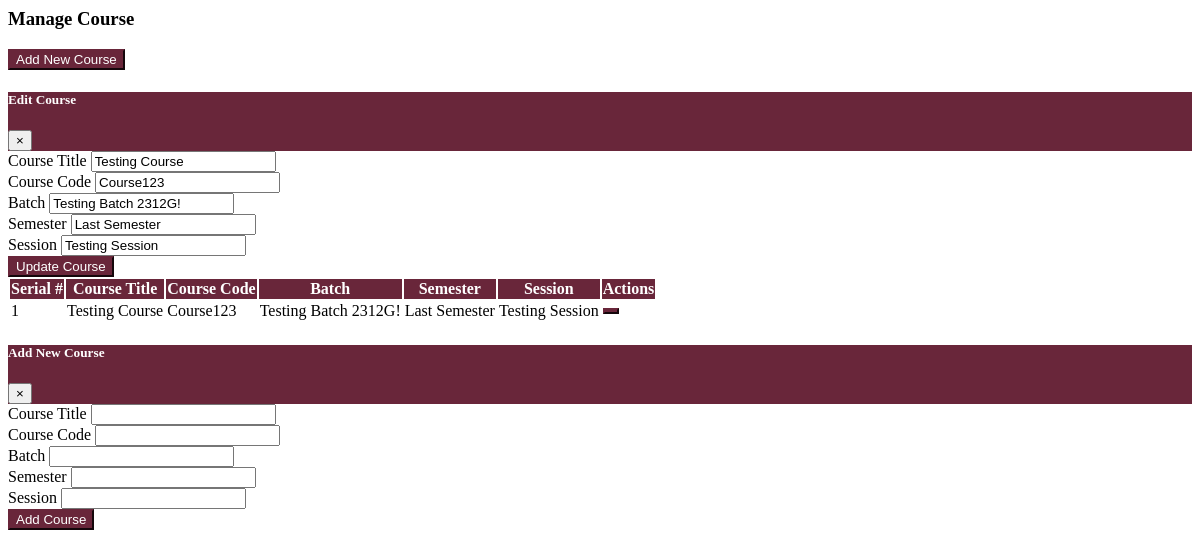
The app's page /Admin/pages/manage_course_content.php with its own data.
### tables this page shows
CREATE TABLE `courses` (
  `id` int(11) NOT NULL,
  `course_title` varchar(100) NOT NULL,
  `course_code` varchar(50) NOT NULL,
  `batch` varchar(50) DEFAULT NULL,
  `semester` varchar(50) DEFAULT NULL,
  `session` varchar(50) DEFAULT NULL,
  `created_at` timestamp NOT NULL DEFAULT current_timestamp()
);

### Admin/pages/manage_course_content.php (the view, shortened to what this page needs)
<?php
include('../config/db.php');
$courses = mysqli_query($conn, "SELECT * FROM courses ORDER BY id DESC");
?>
<div class="container-fluid">
    <div class="card">
        <div class="card-header">
            <h3 class="card-title">Manage Course</h3>
            <div class="card-tools">
                <button class="btn btn-primary btn-sm" data-toggle="modal" data-target="#addCourseModal">
                    <i class="fas fa-plus"></i> Add New Course
                </button>
            </div>
        </div>
        <div class="card-body table-responsive">
            <table class="table table-bordered table-striped">
                <thead>
                    <tr>
                        <th>Serial #</th>
                        <th>Course Title</th>
                        <th>Course Code</th>
                        <th>Batch</th>
                        <th>Semester</th>
                        <th>Session</th>
                        <th>Actions</th>
                    </tr>
                </thead>
                <tbody>
                    <?php
                    $serial = 1;
                    while ($row = mysqli_fetch_assoc($courses)): ?>
                    <tr>
                        <td><?= $serial++ ?></td>
                        <td><?= htmlspecialchars($row['course_title']) ?></td>
                        <td><?= htmlspecialchars($row['course_code']) ?></td>
                        <td><?= htmlspecialchars($row['batch']) ?></td>
                        <td><?= htmlspecialchars($row['semester']) ?></td>
                        <td><?= htmlspecialchars($row['session']) ?></td>
                        <td>
                            <button class="btn btn-warning btn-sm" data-toggle="modal" data-target="#editModal<?= $row['id'] ?>"><i class="fas fa-edit"></i></button>
                        </td>
                    </tr>
                    <div class="modal fade" id="editModal<?= $row['id'] ?>" tabindex="-1">
                        <div class="modal-dialog">
                            <form method="POST">
                                <div class="modal-content">
                                    <div class="modal-header">
                                        <h5 class="modal-title">Edit Course</h5>
                                        <button type="button" class="close" data-dismiss="modal">&times;</button>
                                    </div>
                                    <div class="modal-body">
                                        <div class="form-group">
                                            <label>Course Title</label>
                                            <input type="text" name="course_title" class="form-control" value="<?= htmlspecialchars($row['course_title']) ?>" required>
                                        </div>
                                        <div class="form-group">
                                            <label>Course Code</label>
                                            <input type="text" name="course_code" class="form-control" value="<?= htmlspecialchars($row['course_code']) ?>" required>
                                        </div>
                                        <div class="form-group">
                                            <label>Batch</label>
                                            <input type="text" name="batch" class="form-control" value="<?= htmlspecialchars($row['batch']) ?>">
                                        </div>
                                        <div class="form-group">
                                            <label>Semester</label>
                                            <input type="text" name="semester" class="form-control" value="<?= htmlspecialchars($row['semester']) ?>">
                                        </div>
                                        <div class="form-group">
                                            <label>Session</label>
                                            <input type="text" name="session" class="form-control" value="<?= htmlspecialchars($row['session']) ?>">
                                        </div>
                                    </div>
                                    <div class="modal-footer">
                                        <button type="submit" name="update_course" class="btn btn-success">Update Course</button>
                                    </div>
                                </div>
                            </form>
                        </div>
                    </div>
                    <?php endwhile; ?>
                </tbody>
            </table>
        </div>
    </div>
</div>
<div class="modal fade" id="addCourseModal" tabindex="-1">
    <div class="modal-dialog">
        <form method="POST">
            <div class="modal-content">
                <div class="modal-header">
                    <h5 class="modal-title">Add New Course</h5>
                    <button type="button" class="close" data-dismiss="modal">&times;</button>
                </div>
                <div class="modal-body">
                    <div class="form-group">
                        <label>Course Title</label>
                        <input type="text" name="course_title" class="form-control" required>
                    </div>
                    <div class="form-group">
                        <label>Course Code</label>
                        <input type="text" name="course_code" class="form-control" required>
                    </div>
                    <div class="form-group">
                        <label>Batch</label>
                        <input type="text" name="batch" class="form-control">
                    </div>
                    <div class="form-group">
                        <label>Semester</label>
                        <input type="text" name="semester" class="form-control">
                    </div>
                    <div class="form-group">
                        <label>Session</label>
                        <input type="text" name="session" class="form-control">
                    </div>
                </div>
                <div class="modal-footer">
                    <button type="submit" name="add_course" class="btn btn-success">Add Course</button>
                </div>
            </div>
        </form>
    </div>
</div>

### Admin/pages/manage_course_content.php (style rules this page uses)
table thead th { background-color: #69263a !important; color: #fff !important; text-align: center; }
.card-tools .btn { background-color: #69263a !important; border-color: #69263a !important; color: #fff !important; transition: all 0.3s; }
.btn-info, .btn-warning, .btn-danger { background-color: #69263a !important; border-color: #69263a !important; color: #fff !important; transition: all 0.3s; }
.modal-header { background-color: #69263a !important; color: #fff !important; }
.modal-footer .btn-success { background-color: #69263a !important; border-color: #69263a !important; color: #fff !important; transition: all 0.3s; }

### records on screen
courses: course_title "Testing Course", course_code "Course123", batch "Testing Batch 2312G!", semester "Last Semester", session "Testing Session"
